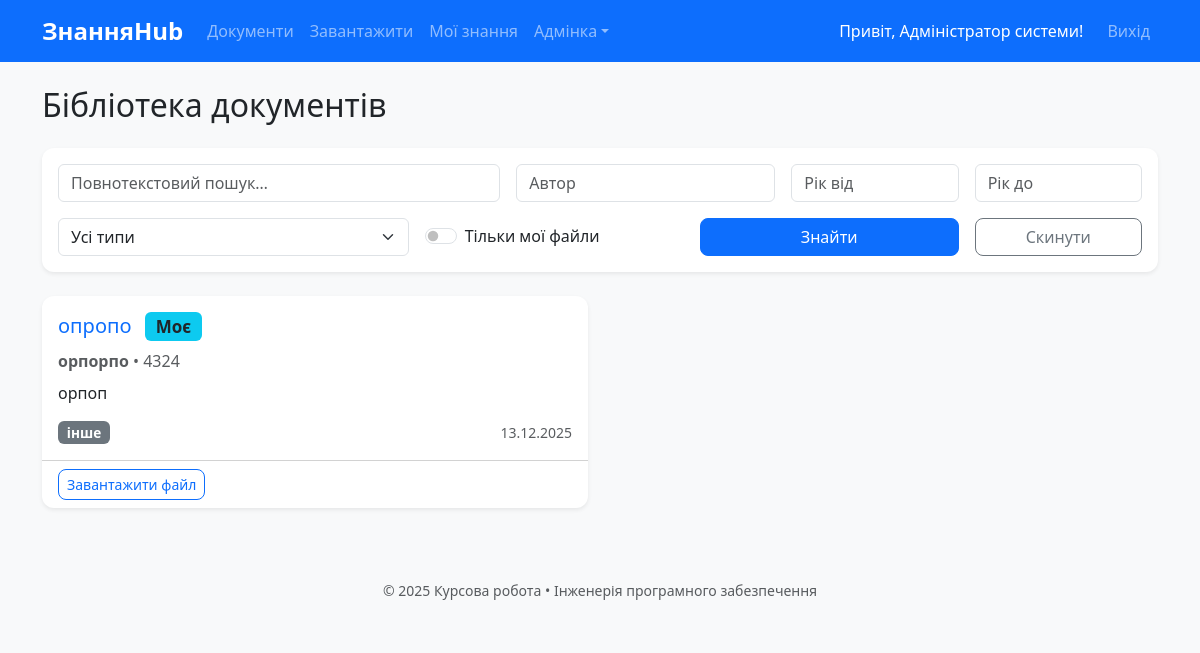
/documents (signed in), run on an earlier commit of the app's database.
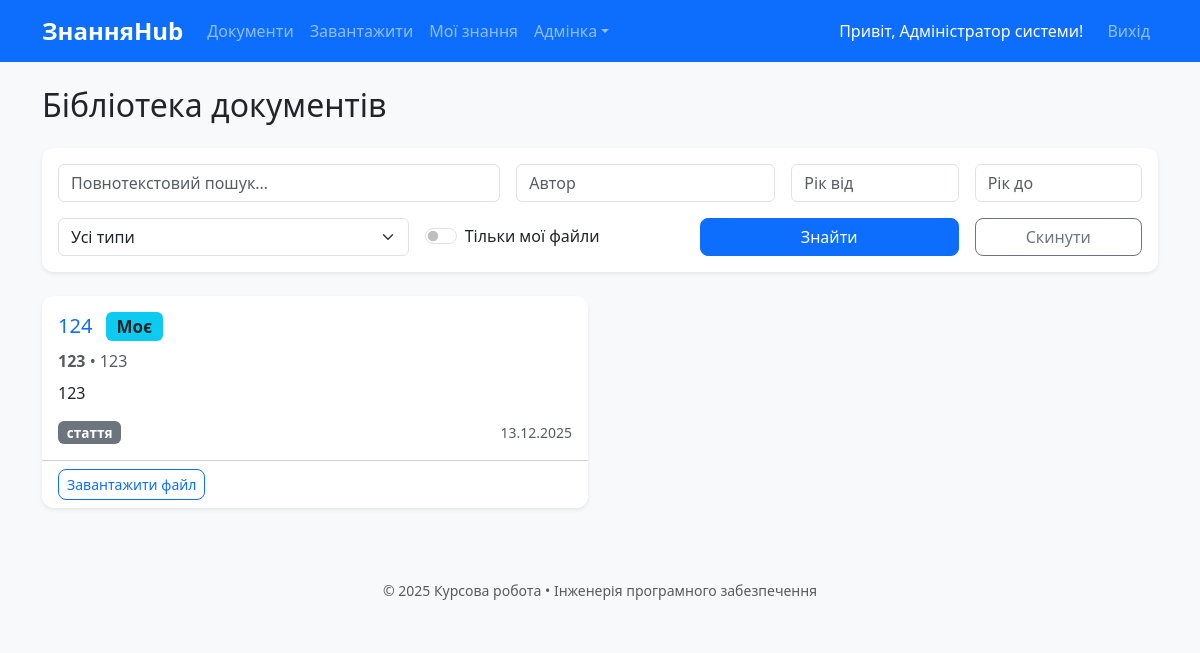
And on a later commit of the database.
### models.py (models this page shows)
class Document(db.Model):
    id = db.Column(db.Integer, primary_key=True)
    title = db.Column(db.String(300), nullable=False)
    authors = db.Column(db.Text)
    year = db.Column(db.Integer)
    source = db.Column(db.Text)
    doc_type = db.Column(db.String(50))
    original_filename = db.Column(db.String(300), nullable=False)
    stored_filename = db.Column(db.String(200), nullable=False, unique=True)
    uploaded_at = db.Column(db.DateTime, default=datetime.utcnow)
    uploaded_by = db.Column(db.Integer, db.ForeignKey('user.id'))
    user = db.relationship('User', backref='documents')

### app.py (the view)
    @app.route('/documents')
    @login_required
    def document_list():
        query = request.args.get('q', '').strip()
        author = request.args.get('author', '')
        year_from = request.args.get('year_from', type=int)
        year_to = request.args.get('year_to', type=int)
        doc_type = request.args.get('type', '')
        show_my = request.args.get('show_my')
        docs = Document.query
        if query:
            ids = search_fulltext(query)
            docs = docs.filter(Document.id.in_(ids)) if ids else docs.filter(False)
        if author: docs = docs.filter(Document.authors.ilike(f'%{author}%'))
        if year_from: docs = docs.filter(Document.year >= year_from)
        if year_to: docs = docs.filter(Document.year <= year_to)
        if doc_type: docs = docs.filter_by(doc_type=doc_type)
        if show_my == '1': docs = docs.filter_by(uploaded_by=current_user.id)
        documents = docs.order_by(Document.uploaded_at.desc()).all()
        return render_template('document/list.html', documents=documents)

### templates/document/list.html (shortened to what this page needs)
{% extends "base.html" %}
{% block content %}
<h2 class="mb-4">Бібліотека документів</h2>
<div class="card mb-4 shadow-sm">
    <div class="card-body">
        <form method="GET" class="row g-3">
            <div class="col-md-5">
                <input type="text" name="q" class="form-control" placeholder="Повнотекстовий пошук…"
                       value="{{ request.args.get('q', '') }}">
            </div>
            <div class="col-md-3">
                <input type="text" name="author" class="form-control" placeholder="Автор"
                       value="{{ request.args.get('author', '') }}">
            </div>
            <div class="col-md-2">
                <input type="number" name="year_from" class="form-control" placeholder="Рік від"
                       value="{{ request.args.get('year_from', '') }}">
            </div>
            <div class="col-md-2">
                <input type="number" name="year_to" class="form-control" placeholder="Рік до"
                       value="{{ request.args.get('year_to', '') }}">
            </div>
            <div class="col-md-4">
                <select name="type" class="form-select">
                    <option value="">Усі типи</option>
                </select>
            </div>
            <div class="col-md-3 d-flex align-items-center">
                <div class="form-check form-switch">
                    <input class="form-check-input" type="checkbox" name="show_my" value="1" id="showMyCheck"
                           {% if request.args.get('show_my') == '1' %}checked{% endif %}>
                    <label class="form-check-label" for="showMyCheck">Тільки мої файли</label>
                </div>
            </div>
            <div class="col-md-3">
                <button type="submit" class="btn btn-primary w-100">Знайти</button>
            </div>
            <div class="col-md-2">
                <a href="{{ url_for('document_list') }}" class="btn btn-outline-secondary w-100">Скинути</a>
            </div>
        </form>
    </div>
</div>
{% if documents %}
    <div class="row row-cols-1 row-cols-md-2 g-4">
        {% for doc in documents %}
        <div class="col">
            <div class="card h-100 shadow-sm hover-shadow">
                <div class="card-body">
                    <h5 class="card-title">
                        <a href="{{ url_for('document_detail', doc_id=doc.id) }}" class="text-decoration-none">
                            {{ doc.title }}
                        </a>
                        {% if current_user.is_authenticated and doc.uploaded_by == current_user.id %}
                            <span class="badge bg-info text-dark ms-2" title="Завантажено вами">Моє</span>
                        {% endif %}
                    </h5>
                    <p class="card-text text-muted mb-2">
                        <strong>{{ doc.authors }}</strong>
                        {% if doc.year %}• {{ doc.year }}{% endif %}
                    </p>
                    <p class="card-text">
                        {{ doc.source|truncate(120) if doc.source else 'Джерело не вказано' }}
                    </p>
                    <div class="d-flex justify-content-between align-items-center">
                        <span class="badge bg-secondary">{{ doc.doc_type }}</span>
                        <small class="text-muted">{{ doc.uploaded_at.strftime('%d.%m.%Y') }}</small>
                    </div>
                </div>
                <div class="card-footer bg-transparent">
                    <a href="{{ url_for('download_document', doc_id=doc.id) }}" class="btn btn-sm btn-outline-primary">
                        Завантажити файл
                    </a>
                </div>
            </div>
        </div>
        {% endfor %}
    </div>
{% endif %}
{% endblock %}

What changed in the data, as far as the page shows it:
changed Document: title "опропо" → "124"; authors "орпорпо" → "123"; year "4324" → "123"; source "орпоп" → "123"; doc_type "інше" → "стаття"
